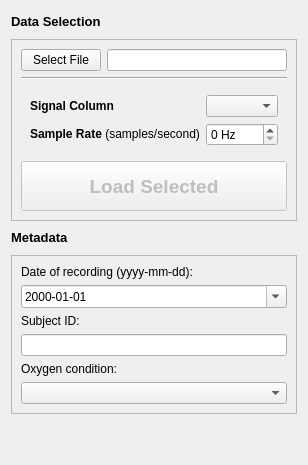
       <widget class="QWidget" name="sidebar_page_data">
        <layout class="QGridLayout" name="gridLayout">
         <item row="0" column="0">
          <widget class="QLabel" name="label_4">
           <property name="text">
            <string>&lt;html&gt;&lt;head/&gt;&lt;body&gt;&lt;p&gt;&lt;span style=&quot; font-size:10pt; font-weight:700;&quot;&gt;Data Selection&lt;/span&gt;&lt;/p&gt;&lt;/body&gt;&lt;/html&gt;</string>
           </property>
          </widget>
         </item>
         <item row="2" column="0">
          <widget class="QLabel" name="label_3">
           <property name="sizePolicy">
            <sizepolicy hsizetype="Fixed" vsizetype="Preferred">
             <horstretch>0</horstretch>
             <verstretch>0</verstretch>
            </sizepolicy>
           </property>
           <property name="text">
            <string>&lt;html&gt;&lt;head/&gt;&lt;body&gt;&lt;p&gt;&lt;span style=&quot; font-size:10pt; font-weight:700;&quot;&gt;Metadata&lt;/span&gt;&lt;/p&gt;&lt;/body&gt;&lt;/html&gt;</string>
           </property>
           <property name="alignment">
            <set>Qt::AlignLeading|Qt::AlignLeft|Qt::AlignVCenter</set>
           </property>
          </widget>
         </item>
         <item row="0" column="1" alignment="Qt::AlignRight">
          <widget class="QPushButton" name="btn_info_data_selection">
           <property name="icon">
            <iconset resource="../../resources/icons/icons.qrc">
             <normaloff>:/material-symbols/help_FILL0_wght400_GRAD0_opsz24.png</normaloff>:/material-symbols/help_FILL0_wght400_GRAD0_opsz24.png</iconset>
           </property>
           <property name="flat">
            <bool>true</bool>
           </property>
          </widget>
         </item>
         <item row="1" column="0" colspan="2">
          <widget class="QFrame" name="container_data_selection">
           <property name="frameShape">
            <enum>QFrame::StyledPanel</enum>
           </property>
           <layout class="QGridLayout" name="gridLayout_15">
            <item row="2" column="0" colspan="3">
             <widget class="QWidget" name="container_data_required_info" native="true">
              <layout class="QFormLayout" name="formLayout">
               <property name="fieldGrowthPolicy">
                <enum>QFormLayout::AllNonFixedFieldsGrow</enum>
               </property>
               <item row="0" column="0">
                <widget class="QLabel" name="label_23">
                 <property name="sizePolicy">
                  <sizepolicy hsizetype="Fixed" vsizetype="Preferred">
                   <horstretch>0</horstretch>
                   <verstretch>0</verstretch>
                  </sizepolicy>
                 </property>
                 <property name="text">
                  <string>&lt;html&gt;&lt;head/&gt;&lt;body&gt;&lt;p&gt;&lt;span style=&quot; font-weight:700;&quot;&gt;Signal Column&lt;/span&gt;&lt;/p&gt;&lt;/body&gt;&lt;/html&gt;</string>
                 </property>
                </widget>
               </item>
               <item row="0" column="1">
                <widget class="QComboBox" name="combo_box_signal_column">
                 <property name="insertPolicy">
                  <enum>QComboBox::InsertAlphabetically</enum>
                 </property>
                </widget>
               </item>
               <item row="1" column="0">
                <widget class="QLabel" name="sampleRateLabel">
                 <property name="text">
                  <string>&lt;!DOCTYPE HTML PUBLIC &quot;-//W3C//DTD HTML 4.0//EN&quot; &quot;http://www.w3.org/TR/REC-html40/strict.dtd&quot;&gt;
&lt;html&gt;&lt;head&gt;&lt;meta name=&quot;qrichtext&quot; content=&quot;1&quot; /&gt;&lt;meta charset=&quot;utf-8&quot; /&gt;&lt;style type=&quot;text/css&quot;&gt;
p, li { white-space: pre-wrap; }
hr { height: 1px; border-width: 0; }
li.unchecked::marker { content: &quot;\2610&quot;; }
li.checked::marker { content: &quot;\2612&quot;; }
&lt;/style&gt;&lt;/head&gt;&lt;body style=&quot; font-family:'Segoe UI'; font-size:9pt; font-weight:400; font-style:normal;&quot;&gt;
&lt;p style=&quot; margin-top:12px; margin-bottom:12px; margin-left:0px; margin-right:0px; -qt-block-indent:0; text-indent:0px;&quot;&gt;&lt;span style=&quot; font-weight:700;&quot;&gt;Sample Rate &lt;/span&gt;(samples/second)&lt;/p&gt;&lt;/body&gt;&lt;/html&gt;</string>
                 </property>
                </widget>
               </item>
               <item row="1" column="1">
                <widget class="QSpinBox" name="spin_box_sample_rate">
                 <property name="suffix">
                  <string> Hz</string>
                 </property>
                 <property name="maximum">
                  <number>9999</number>
                 </property>
                </widget>
               </item>
              </layout>
             </widget>
            </item>
            <item row="0" column="0">
             <widget class="QPushButton" name="btn_select_file">
              <property name="sizePolicy">
               <sizepolicy hsizetype="Fixed" vsizetype="Fixed">
                <horstretch>0</horstretch>
                <verstretch>0</verstretch>
               </sizepolicy>
              </property>
              <property name="font">
               <font>
                <pointsize>9</pointsize>
                <bold>false</bold>
               </font>
              </property>
              <property name="text">
               <string>Select File</string>
              </property>
             </widget>
            </item>
            <item row="3" column="0" colspan="3">
             <widget class="FeedbackButton" name="btn_load_selection">
              <property name="enabled">
               <bool>false</bool>
              </property>
              <property name="sizePolicy">
               <sizepolicy hsizetype="Preferred" vsizetype="Maximum">
                <horstretch>0</horstretch>
                <verstretch>0</verstretch>
               </sizepolicy>
              </property>
              <property name="minimumSize">
               <size>
                <width>0</width>
                <height>50</height>
               </size>
              </property>
              <property name="font">
               <font>
                <pointsize>14</pointsize>
                <bold>true</bold>
               </font>
              </property>
              <property name="text">
               <string>Load Selected</string>
              </property>
             </widget>
            </item>
            <item row="1" column="0" colspan="3">
             <widget class="Line" name="line">
              <property name="orientation">
               <enum>Qt::Horizontal</enum>
              </property>
             </widget>
            </item>
            <item row="0" column="1" colspan="2">
             <widget class="QLineEdit" name="line_edit_active_file">
              <property name="font">
               <font>
                <pointsize>9</pointsize>
                <bold>false</bold>
               </font>
              </property>
              <property name="readOnly">
               <bool>true</bool>
              </property>
             </widget>
            </item>
           </layout>
          </widget>
         </item>
         <item row="4" column="0" colspan="2">
          <spacer name="verticalSpacer_2">
           <property name="orientation">
            <enum>Qt::Vertical</enum>
           </property>
           <property name="sizeHint" stdset="0">
            <size>
             <width>20</width>
             <height>40</height>
            </size>
           </property>
          </spacer>
         </item>
         <item row="3" column="0" colspan="2">
          <widget class="QFrame" name="container_file_info">
           <property name="enabled">
            <bool>true</bool>
           </property>
           <property name="sizePolicy">
            <sizepolicy hsizetype="Preferred" vsizetype="Fixed">
             <horstretch>0</horstretch>
             <verstretch>0</verstretch>
            </sizepolicy>
           </property>
           <property name="frameShape">
            <enum>QFrame::StyledPanel</enum>
           </property>
           <layout class="QFormLayout" name="formLayout_4">
            <property name="rowWrapPolicy">
             <enum>QFormLayout::WrapAllRows</enum>
            </property>
            <item row="0" column="0">
             <widget class="QLabel" name="label_13">
              <property name="text">
               <string>Date of recording (yyyy-mm-dd):</string>
              </property>
             </widget>
            </item>
            <item row="0" column="1">
             <widget class="QDateEdit" name="date_edit_file_info">
              <property name="wrapping">
               <bool>false</bool>
              </property>
              <property name="time">
               <time>
                <hour>1</hour>
                <minute>0</minute>
                <second>0</second>
               </time>
              </property>
              <property name="minimumDateTime">
               <datetime>
                <hour>1</hour>
                <minute>0</minute>
                <second>0</second>
                <year>1970</year>
                <month>1</month>
                <day>1</day>
               </datetime>
              </property>
              <property name="minimumDate">
               <date>
                <year>1970</year>
                <month>1</month>
                <day>1</day>
               </date>
              </property>
              <property name="displayFormat">
               <string>yyyy-MM-dd</string>
              </property>
              <property name="calendarPopup">
               <bool>true</bool>
              </property>
              <property name="timeSpec">
               <enum>Qt::LocalTime</enum>
              </property>
             </widget>
            </item>
            <item row="1" column="0">
             <widget class="QLabel" name="label_14">
              <property name="text">
               <string>Subject ID:</string>
              </property>
             </widget>
            </item>
            <item row="1" column="1">
             <widget class="QLineEdit" name="line_edit_subject_id">
              <property name="clearButtonEnabled">
               <bool>true</bool>
              </property>
             </widget>
            </item>
            <item row="2" column="0">
             <widget class="QLabel" name="label_15">
              <property name="text">
               <string>Oxygen condition:</string>
              </property>
             </widget>
            </item>
            <item row="2" column="1">
             <widget class="ComboBox" name="combo_box_oxygen_condition"/>
            </item>
           </layout>
          </widget>
         </item>
         <item row="2" column="1" alignment="Qt::AlignRight">
          <widget class="QPushButton" name="btn_info_metadata">
           <property name="icon">
            <iconset resource="../../resources/icons/icons.qrc">
             <normaloff>:/material-symbols/help_FILL0_wght400_GRAD0_opsz24.png</normaloff>:/material-symbols/help_FILL0_wght400_GRAD0_opsz24.png</iconset>
           </property>
           <property name="flat">
            <bool>true</bool>
           </property>
          </widget>
         </item>
        </layout>
       </widget>
